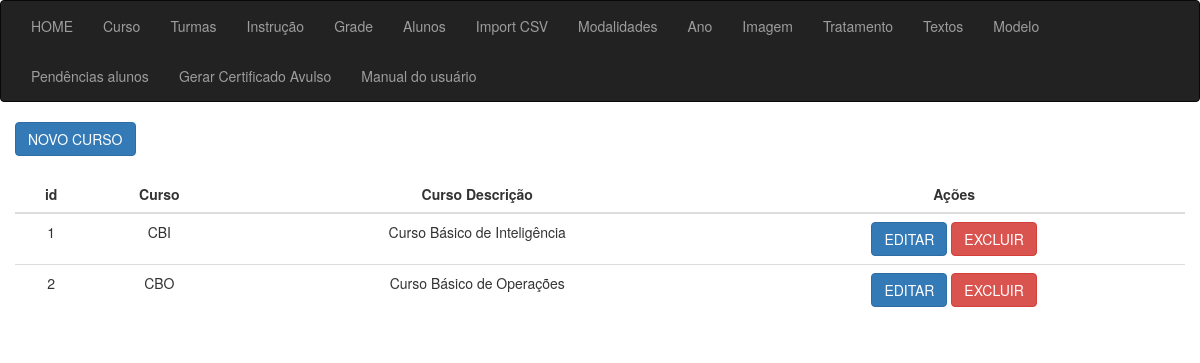
The page /sgc_curso_lista on the database its author committed.
### app_cert/models.py (models this page shows, shortened)
class Curso(models.Model):
    id = models.AutoField(primary_key=True)
    curso_sigla = models.CharField(max_length=20, verbose_name="Curso sigla")
    curso_descricao = models.CharField(max_length=100, verbose_name="Curso descrição", null=True)
    create_at = models.DateTimeField(auto_now_add=True, null=True)
    class Meta:
        verbose_name = 'Curso'
        verbose_name_plural = 'cursos'
        ordering = ['id']

### app_cert/views/views_curso.py (the view)
# urls.py: path('sgc_curso_lista', sgc_curso_lista, name="sgc_curso_lista"),
def sgc_curso_lista(request):
    dataset = Curso.objects.all()
    context = {"dataset": dataset}
    return render(request, 'curso/lista.html', context)

### app_cert/templates/curso/lista.html (shortened to what this page needs)
{% extends 'sgc_base.html' %}
{% block content %}
<div class="container">
    <div class="row">
        <div class="col-md-15">
            <a href="{% url 'sgc_curso_novo' %}" class="btn btn-primary">NOVO CURSO</a>
            <div class="col-8 m-auto pt-4 pb-2 text-center">
                <table class="table">
                    <thead class="thead-dark">
                        <tr>
                            <th style="text-align: center">id</th>
                            <th style="text-align: center">Curso</th>
                            <th style="text-align: center">Curso Descrição</th>
                            <th style="text-align: center">Ações</th>
                        </tr>
                    </thead>
                    <tbody>
                        {% for data in dataset %}
                        <tr>
                            <td style="text-align: center">{{ data.id }}</td>
                            <td style="text-align: center">{{ data.curso_sigla }}</td>
                            <td style="text-align: center">{{ data.curso_descricao }}</td>
                        <td>
                                <a href="/sgc_curso_editar/{{ data.id }}/" class="btn btn-primary">EDITAR</a>
                                <a href="/sgc_curso_delete/{{ data.id }}/" class="btn btn-danger">EXCLUIR</a>
                            </td>
                        </tr>
                        {% endfor %}
                    </tbody>
                </table>
            </div>
        </div>
    </div>
</div>
{% endblock %}

### rows shown on the page
Curso: id "1", curso_sigla "CBI", curso_descricao "Curso Básico de Inteligência"
Curso: id "2", curso_sigla "CBO", curso_descricao "Curso Básico de Operações"
